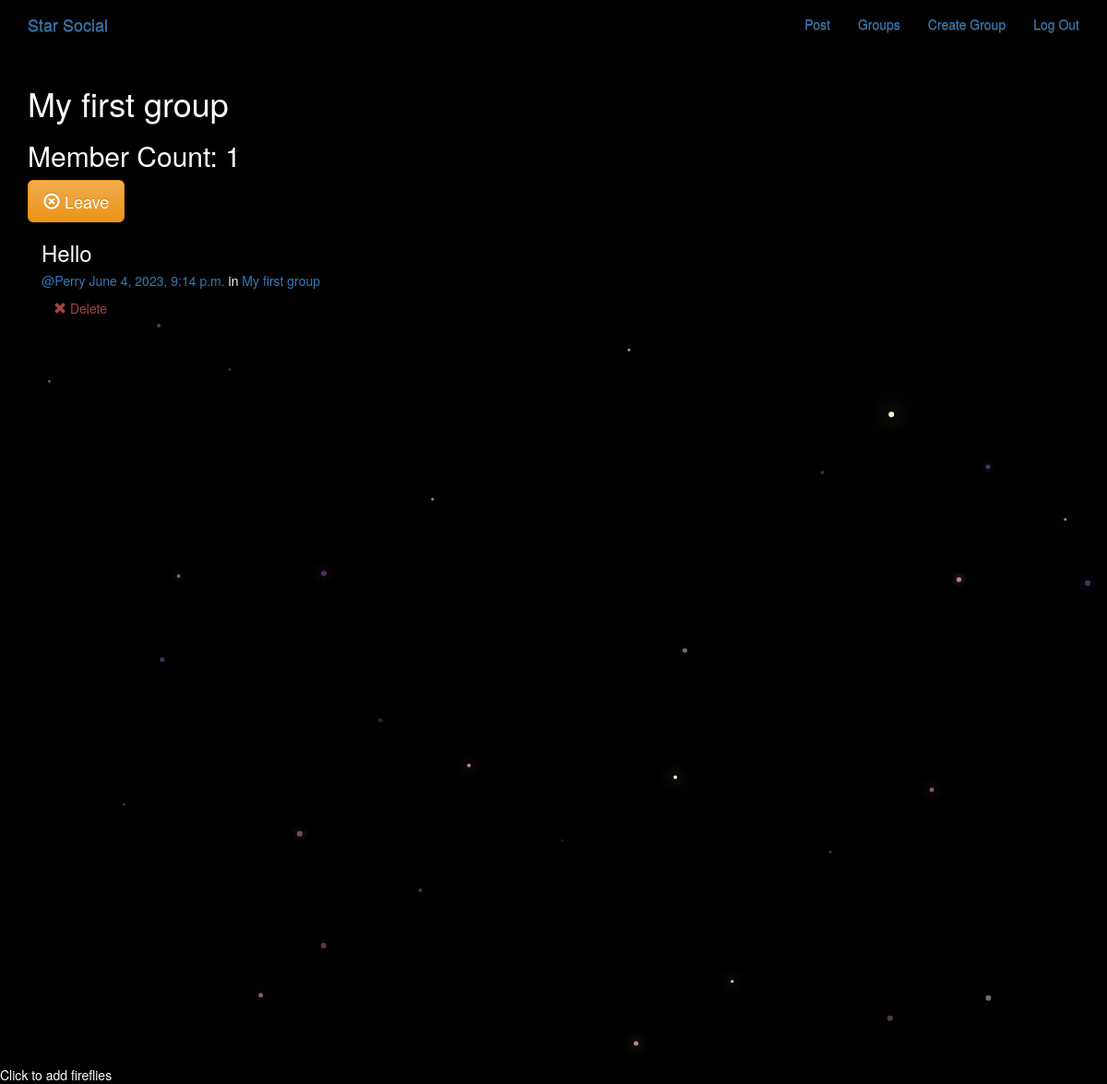
The app's page /groups/posts/my-first-group/ (signed in) with its own data.
### groups/models.py (models this page shows, shortened)
class Group(models.Model):
    name = models.CharField(max_length=256, unique=True)
    slug = models.SlugField(allow_unicode=True, unique=True)
    description = models.TextField(blank=True, default='')
    description_html = models.TextField(editable=False, default='', blank=True)
    members = models.ManyToManyField(User, through='GroupMember')
    class Meta:
        ordering = ['name']

### posts/models.py (models this page shows, shortened)
class Post(models.Model):
    user = models.ForeignKey(User, related_name="posts",
                             on_delete=models.CASCADE)
    created_at = models.DateTimeField(auto_now=True)
    message = models.TextField()
    message_html = models.TextField(editable=False)
    group = models.ForeignKey(
        Group, related_name="posts", null=True, blank=True, on_delete=models.CASCADE)
    class Meta:
        ordering = ["-created_at"]
        unique_together = ["user", "message"]

### groups/views.py (the view)
# urls.py: path("posts/<slug:slug>/", views.SingleGroup.as_view(), name='single'),
class SingleGroup(generic.DetailView):
    model = Group

### groups/templates/groups/group_detail.html
{% extends "groups/group_base.html" %}
{% block pregroup %}
<h1>{{group.name}}</h1>
<h2> Member Count: {{group.members.count}}</h2>
<div class="content">
    {% if user in group.members.all %}
    <a href="{% url 'groups:leave' slug=group.slug %}" class="btn btn-lg btn-fill btn-warning"><span
            class="glyphicon glyphicon-remove-circle"></span> Leave</a>
    {% else %}
    <a href="{% url 'groups:join' slug=group.slug %}" class="btn btn-lg btn-fill btn-warning"><span
            class="glyphicon glyphicon-ok-circle"></span> Join</a>
    {% endif %}
</div>
{% endblock %}
{% block group_content %}
<div class="col-md-8">
    {% if group.posts.count == 0 %}
    <h2>No posts in this group yet!</h2>
    {% else %}
    {% for post in group.posts.all %}
    {% include "posts/_post.html" %}
    {% endfor %}
    {% endif %}
</div>
{% endblock %}

### posts/templates/posts/_post.html
<div class="post media">
    <h3>{{ post.message_html|safe }}</h3>
    <div class="media-body">
        <h5 class="media-heading">
            <span class="username"><a
                    href="{% url 'posts:for_user' username=post.user.username %}">@{{post.user.username}}</a></span>
            <time class="time"><a
                    href="{% url 'posts:single' username=post.user.username pk=post.pk %}">{{post.created_at}}</a></time>
            {% if post.group %}
            <span class="group-name">in <a href="">{{ post.group.name }}</a></span>
            {% endif %}
        </h5>
        <div class="media-footer">
            {% if user.is_authenticated and post.user == user and not hide_delete %}
            <a href="{% url 'posts:delete' pk=post.pk %}" title="delete" class="btn btn-simple">
                <span class="glyphicon glyphicon-remove text-danger" aria-hidden="true"></span>
                <span class="text-danger icon-label">Delete</span>
            </a>
            {% endif %}
        </div>
    </div>
</div>

### static/simplesocial/css/master.css (style rules this page uses)
body { margin: 0; overflow: hidden; background-color: black; color: white; }

### records on screen
Group: name "My first group", members.count "1"
Post: message_html "Hello", user.username "Perry", created_at "June 4, 2023, 9:14 p.m.", group.name "My first group", shows "Delete"
